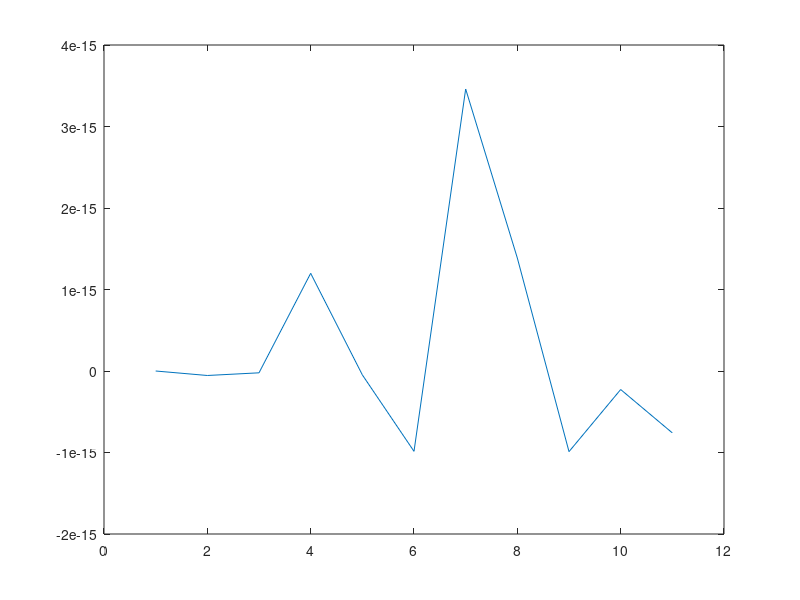
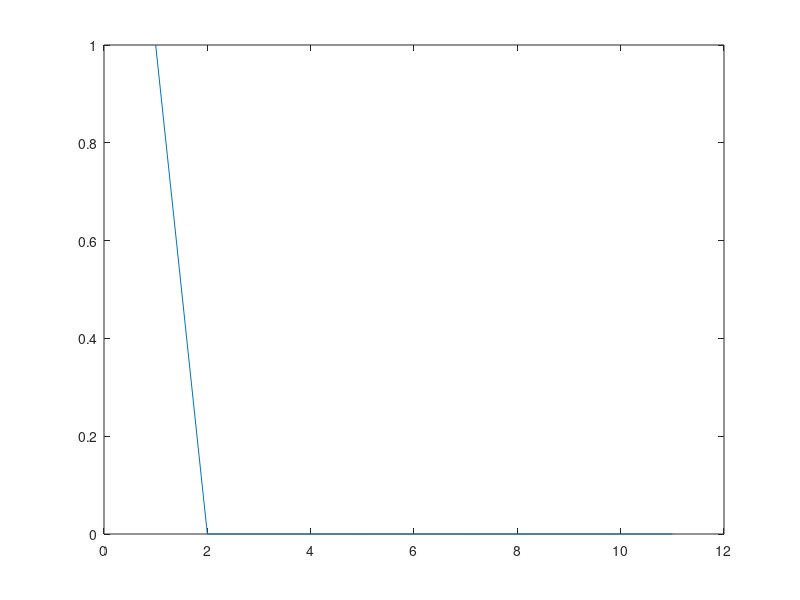
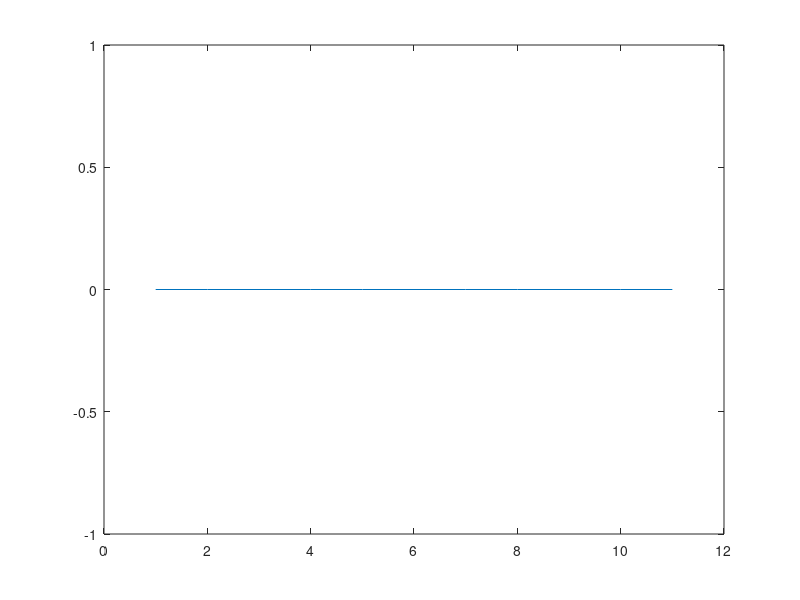
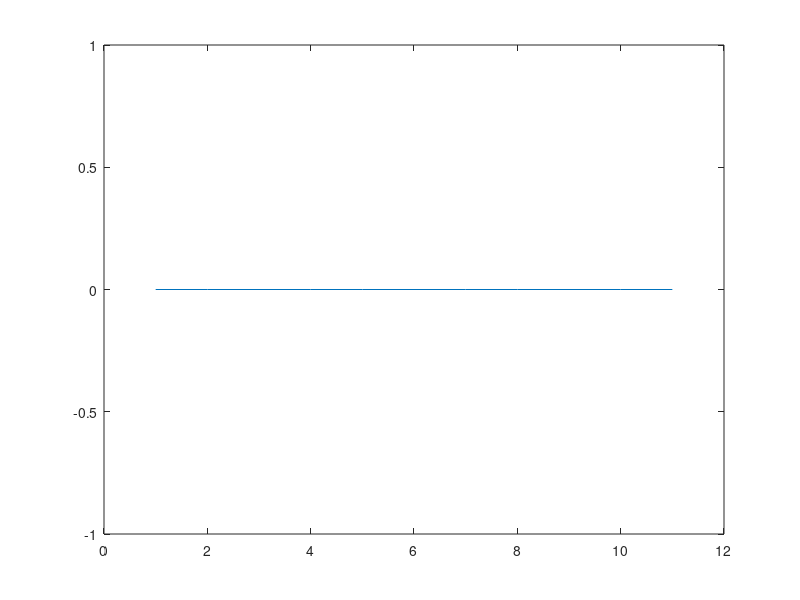

Write MATLAB code to recreate these figures, in order.
% Guia de trabajos practicos Nº 4
% Ejercicio 1
clear all;
close all;

t = 0:0.1:1;

% Impulso
x = rand( size(t) );
x(1) = 1;

% Item 1
A = 1;
f = 10; % en Hz
T = 1;
g = A * sin( 2*pi*f*t*T );

y1 = A*sin( 2*pi*f*t*T).*x;

figure( 1 );
plot( y1 );

% Item 2
y2 = zeros( size( x ) );
for i=1:size(x) 
    for j=i:size(x)
        y2(i) = y2(i) + x(j);
    end
end

figure(2);
plot( y2 );

% Item 3
y3 = zeros( size( x ) );
n = 3;
for i=1+n:size(x)-n
    for j=1:size(x)-2*n
        y3(i) = y3(i) + x(j);
    end
end
figure(3);
plot( y3 );

% Item 4
y4 = zeros( size( x ) );
n = 3;
for i=n:size(x)
    y4(i-n) = x(i);
end

figure(4);
plot( y4 );

% Item 5
y5 = exp( x );

figure( 5 );
plot( y5 );

% Item 6
y6 = x + 2;
figure( 6 );
plot( y6 );
title( "y = x[n]+2");

% Item 7
y7 = n+x;
figure( 7 );
plot( y7 );
title( "y7 = n*x[n]");
